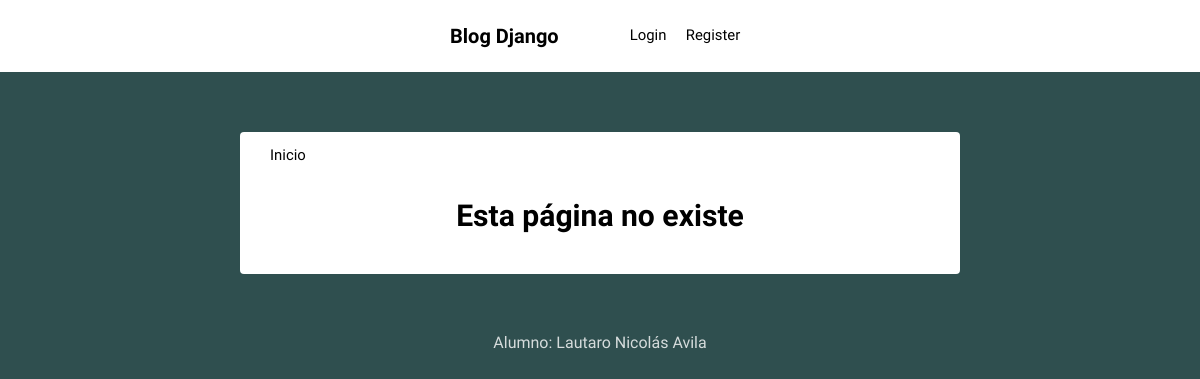
Before: /categoria/3. Salud y bienestar/ with the older database file.
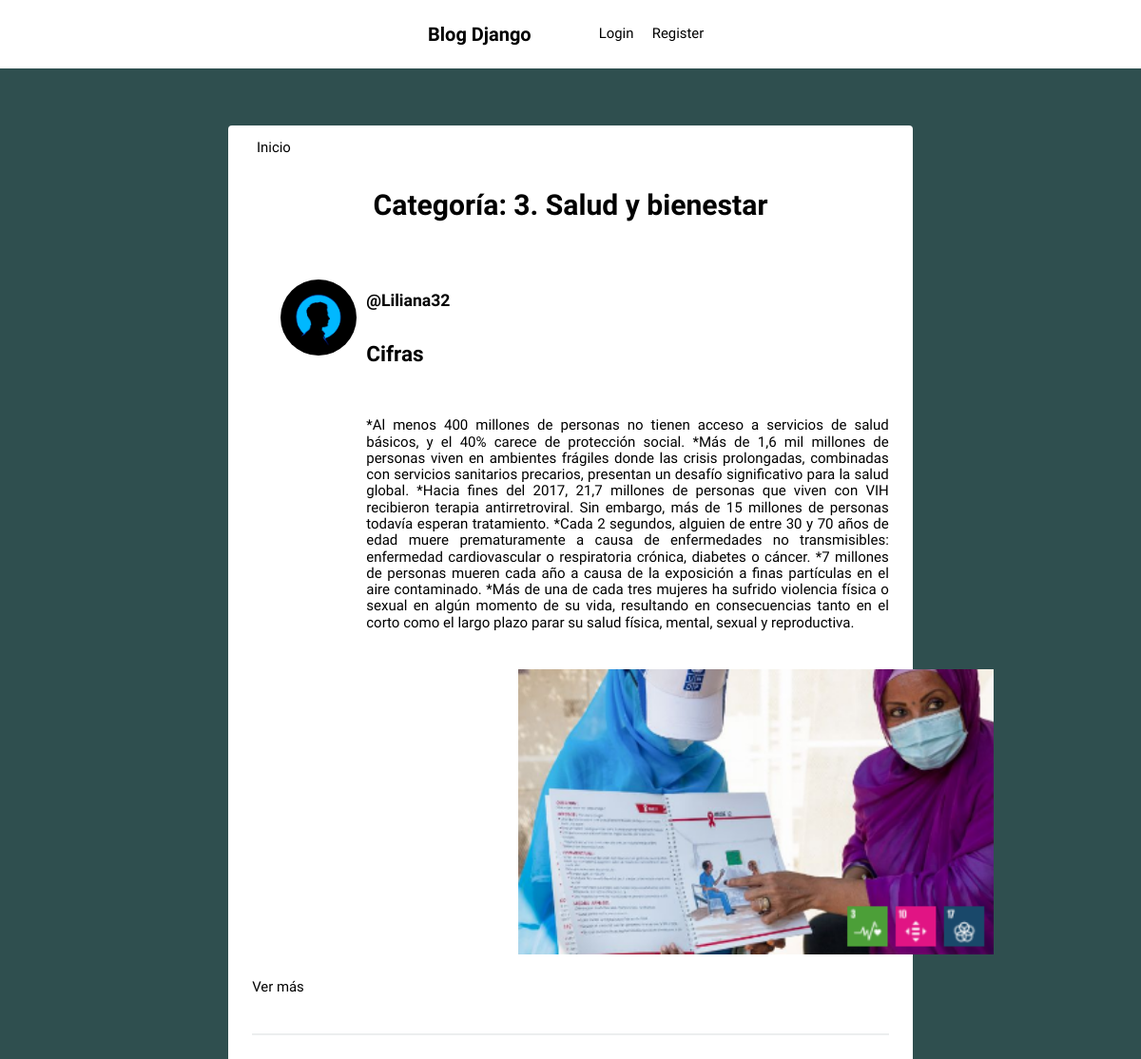
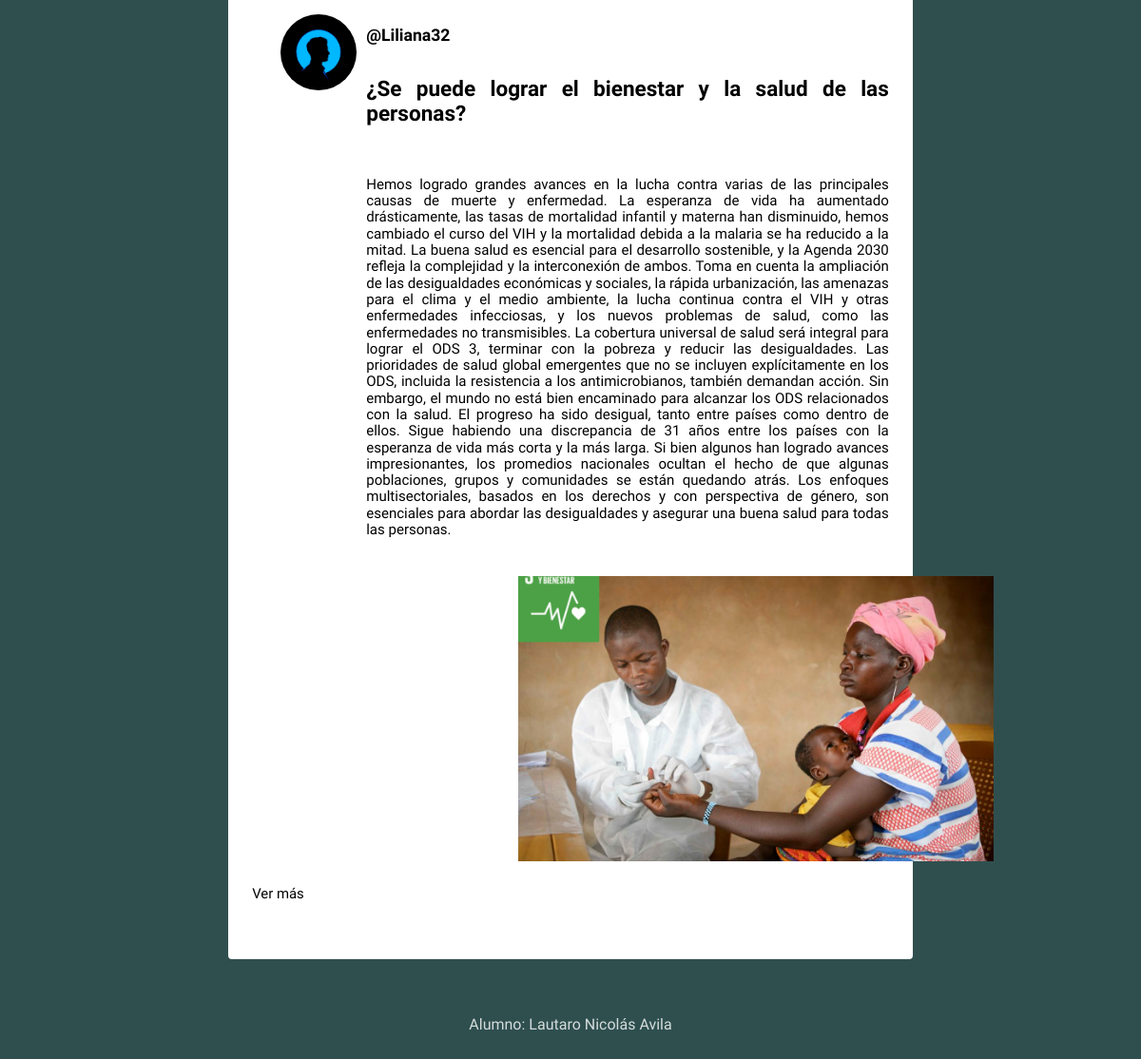
After: the same page with the newer database file (2 pictures, top to bottom).
### blog/models.py (models this page shows, shortened)
class Post(models.Model):
    titulo = models.CharField('Título del Post',max_length = 150, unique = True)
    slug = models.CharField('Slug', max_length = 150, unique = True)
    user = models.ForeignKey(User, on_delete=models.CASCADE, related_name='posts')
    timestamp = models.DateTimeField(default=timezone.now)
    content = models.TextField()
    imagen = models.ImageField(null=True,blank=True,upload_to="images/")
    publicado = models.BooleanField('Publicado',default = True)
    categoria = models.CharField('Categoria', max_length = 150)
    class Meta:
        ordering = ['-timestamp']

class profile(models.Model):
    user = models.OneToOneField(User, on_delete=models.CASCADE)
    image = models.ImageField(default='perfil.png')

### blog/views.py (the view)
# urls.py: path('categoria/<str:cats>/',ver_categoria, name='categoria')
def ver_categoria(request,cats):
    post_categoria = Post.objects.filter(categoria=cats)
    return render(request, 'social/categoria.html', {'cats':cats, 'post_categoria':post_categoria})

### blog/templates/social/categoria.html (shortened to what this page needs)
{% extends 'social/layout.html' %}
{% block content %}
{% if post_categoria %}
    <div class="post"><h1 style="text-align: center;">Categoría: {{ cats }}</h1></div>
    {% for post in post_categoria %}
    <article>
        <div class="container-article">
        {% if post.publicado == True%}
        <img class='profile' src="{{ post.user.profile.image.url }}">
        <div>
            <h2 class="username"><a href="{% url 'profile' post.user.username %}">@{{ post.user.username }}</a></h2>
            <br>
            <div class="post"><h2>{{ post.titulo }}</h2></div>
            <br><br><br>
            <div class="post">{{ post.content }}</div>
        </div>
    </div>
            <img class='post_img'src="{{ post.imagen.url }}">
            <br><br><br>
            <a href="{% url 'detalle_post' post.slug %}">    Ver más</a>
        {% endif %}
    </article>
    {% endfor %}
{% else %}
    <div class="post"><h1 style="text-align: center;">Esta página no existe</h1></div>
{% endif %}
{% endblock %}

### blog/templates/social/layout.html (shortened to what this page needs)
<!DOCTYPE html>
{% load static %}
<html>
<head>
	<link rel="stylesheet" type="text/css" href="{% static 'normalize.css'%}">
	<link rel="stylesheet" type="text/css" href="{% static 'style.css'%}">
</head>
<body>
	<header class="main-head">
		<nav class="main">
			<h1 id="logo">Blog Django</h1>
			<ul>
				{% if request.user.is_authenticated %}
				<li><a href="{% url 'logout' %}">Logout</a></li>
				{% else %}
				<li><a href="{% url 'login' %}">Login</a></li>
				<li><a href="{% url 'register' %}">Register</a></li>
				{% endif %}
			</ul>
		</nav>
	</header>
	<div class="main">
		<nav class="second-nav">
			<a class="feed" href="{% url 'feed' %}">Inicio</a>
		</nav>
		{% block content %}
		{% endblock content %}
	</div>
	<footer>
		<div class="row">
			<p>Alumno: Lautaro Nicolás Avila</p>
		</div>
	</footer>
</body>
</html>

### blog/static/style.css (style rules this page uses)
body { background: #2F4F4F; font-size: 62.5%; font-family: 'Varela Round', Helvetica, Arial, serif; }
p { font-size: 1rem; }
img { object-fit: cover; }
.main-head { background: white; color: black; }
nav.main { min-height: 7vh; display: flex; width: 25%; margin: auto; align-items: center; padding: 0.5rem; }
nav.main ul { display: flex; flex: 1 1 40rem; justify-content: space-around; align-items: center; list-style: none; }
#logo { flex: 2 1 40rem; }
a { font-size: .93rem; text-decoration: none; color: black; }
.main { background: white; width: 60%; margin: 5% auto; border-radius: 4px; padding-bottom: 20px; }
.second-nav { display: flex; padding: 15px 30px; }
.second-nav .feed { flex: 1 1 30px; }
article { width: 93%; margin: auto; padding: 40px 0; border-bottom: 2px solid #ECEEEF; }
.username { margin-bottom: .2rem; }
.username a { font-size: 1.1rem; }
.container-article { display: flex; }
.container-article img { height: 80px; width: 80px; margin-right: 10px; border-radius: 50%; }
article:last-child { border-bottom: 0; }
.post { font-size: .94rem; text-align:justify; }
.profile { display: flex; align-items: center; flex-direction: column; }
footer { color: white; text-align: center; font-size: .875em; margin: 40px 0; }
footer p { opacity: .8; }
img.profile { height: 80px; width: 80px; margin-right: 10px; margin-left: 30px; border-radius: 50%; }
img.post_img { height: 300px; width: 500px; margin-left: 280px; margin-right: auto; margin-top: 40px; border-radius: 0%; }

Changed rows visible on the page:
now on this page (row edited): Post: user.profile.image (picture), user.username "Liliana32", titulo "Cifras", content "*Al menos 400 millones de personas no tienen acceso a servicios de salud básicos, y el 40% carece de protección social. *Más de 1,6 mil millones de personas viven en ambientes frágiles donde las crisis prolongadas, combinadas con servicios sanitarios precarios, presentan un desafío significativo para la salud global. *Hacia fines del 2017, 21,7 millones de personas que viven con VIH recibieron terapia antirretroviral. Sin embargo, más de 15 millones de personas todavía esperan tratamiento. *Cada 2 segundos, alguien de entre 30 y 70 años de edad muere prematuramente a causa de enfermedades no transmisibles: enfermedad cardiovascular o respiratoria crónica, diabetes o cáncer. *7 millones de…", imagen (picture)
added Post: user.profile.image (picture), user.username "Liliana32", titulo "¿Se puede lograr el bienestar y la salud de las personas?", content "Hemos logrado grandes avances en la lucha contra varias de las principales causas de muerte y enfermedad. La esperanza de vida ha aumentado drásticamente, las tasas de mortalidad infantil y materna han disminuido, hemos cambiado el curso del VIH y la mortalidad debida a la malaria se ha reducido a la mitad. La buena salud es esencial para el desarrollo sostenible, y la Agenda 2030 refleja la complejidad y la interconexión de ambos. Toma en cuenta la ampliación de las desigualdades económicas y sociales, la rápida urbanización, las amenazas para el clima y el medio ambiente, la lucha continua contra el VIH y otras enfermedades infecciosas, y los nuevos problemas de salud, como las…", imagen (picture)
Other visible differences:
{{ cats }}: (not shown) → "3. Salud y bienestar"
text no longer shown: "Esta página no existe"
text now shown: "Categoría:"
